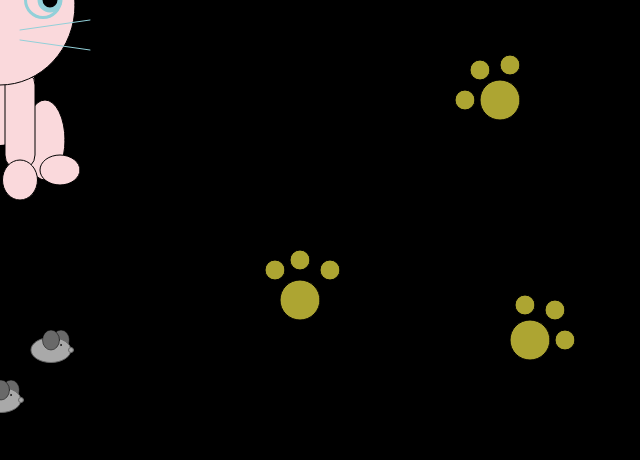
Frame 1 (no input)
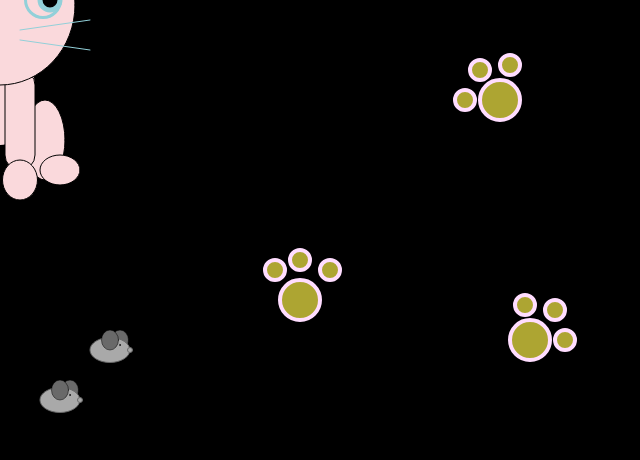
Frame 60 (no input)
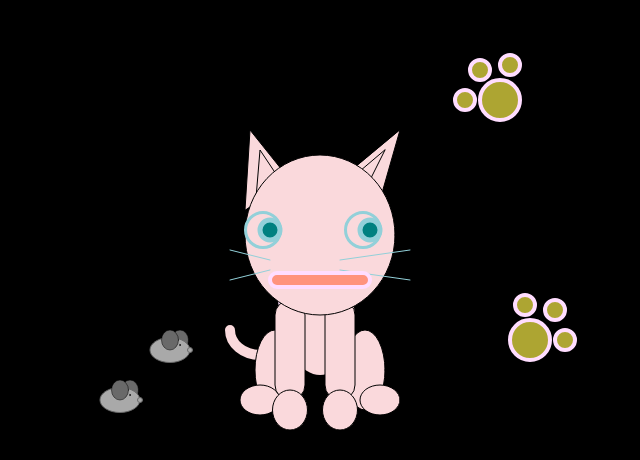
Frame 120 (the mouse pressed at the canvas centre since frame 60)

The p5.js sketch that drew these frames (run headless with seeded random() and noise() and a simulated clock; from frame 60 on, the mouse is pressed at the canvas centre):

// p5.js sketch
// ── sketch.js
/*
    Self Portrait
    v 3
    by nanae
    mmp 210 exple week4
    interactive
*/
var r = 255, g = 255, b = 255; // initialize rgb globally
function setup() {
	createCanvas(640, 460);
}

function draw() {
	background(0);
    
    var faceColor = color(250, 217, 220);
    var outline = color(146, 208, 217);
    var eyeball = color(255, 185, 255, 127);
    var karashi = color(173,165,50);
    var sw = 5;
    var ey = mouseY; //230
    var es = 20;
    var ex = mouseX;//150
    var ex2=35;
    var ew = 150;
    var hx = 145;
    var hy = 155;
    var hy2 = 220;
    var fx = 300;
    var fy = 270;
    var fxl = 500;
    var fyl = 100;
    var fxb = 530;
    var fyb = 340;
    var rx = 140;
    var ry = 265;
    var rw = 30;
    var rh = 30;
    var rs = 0;
    var s = 200; // size
	var o = 50; // offset
    var mx = frameCount;//50;
    var my= 400;
    
    // footsteps
     fill(karashi);
    ellipse(fx,fy+30,es*2); //footsteps right
    ellipse(fx-25,fy,es);
    ellipse(fx,fy-10,es);
    ellipse(fx+30,fy,es);
    
    ellipse(fxl,fyl,es*2); //footsteps left
    ellipse(fxl-35,fyl,es);
    ellipse(fxl-20,fyl-30,es);
    ellipse(fxl+10,fyl-35,es);
    
    ellipse(fxb,fyb,es*2); //footsteps bottom
    ellipse(fxb+35,fyb,es);
    ellipse(fxb-5,fyb-35,es);
    ellipse(fxb+25,fyb-30,es);
    
    //mouse
    fill('#696969');
    stroke('black');
    strokeWeight(0.5);
    ellipse(mx+10, my-10, 17, 20);//mouse ear behind
     fill('#A9A9A9');
    stroke('#696969');
    strokeWeight(1);
    ellipse(mx, my, 40, 25);// body
    ellipse(mx+20, my, 5, 5);// nose
    
    fill('#696969');
    stroke('black');
    strokeWeight(0.5);
    ellipse(mx, my-10, 17, 20);//ear front
    ellipse(mx+10, my-5, 1, 2);//eye
    
    //mouse 2
    fill('#696969');
    stroke('black');
    strokeWeight(0.5);
    ellipse(mx+60, my-60, 17, 20);//mouse ear behind
     fill('#A9A9A9');
    stroke('#696969');
    strokeWeight(1);
    ellipse(mx+50, my-50, 40, 25);// body
    ellipse(mx+70, my-50, 5, 5);// nose
    
    fill('#696969');
    stroke('black');
    strokeWeight(0.5);
    ellipse(mx+50, my-60, 17, 20);//ear front
    ellipse(mx+60, my-55, 1, 2);//eye
    
    //body
    fill(faceColor); // half transparent
    noStroke();
    //rect(ex+90,ey-10, 70,10,10);//tale
    ellipse(ex, ey+90, ew-80,ew-40); // body front
    
    noFill();
    stroke(faceColor);
    strokeWeight(sw+5);
    arc(ex-60,ey+100,ew-90,ew-100,0,PI);
    
    //legs
    fill(faceColor); // half transparent
    stroke('black');
    strokeWeight(sw-4);
    ellipse(ex-45,ey+140,ew-110,ew-70);
    ellipse(ex+45,ey+140,ew-110,ew-70);
    ellipse(ex-60,ey+170,ew-110,ew-120);
    ellipse(ex+60,ey+170,ew-110,ew-120);
    
    
    //hands
    rectMode(CENTER);
    fill(faceColor); // half transparent
    stroke('black');
    strokeWeight(sw-4);
    //noStroke();
    
    rect(ex-30,ey+120, 30,100,20);//hands
    rect(ex+20,ey+120, 30,100,20);
    ellipse(ex-30,ey+180,35,40);
    ellipse(ex+20,ey+180,35,40);
    triangle(ex-75, ey-20, ex-70, ey-100, ex-30, ey-50);//right ear
    triangle(ex-65, ey-20, ex-60, ey-80, ex-40, ey-50);//right ear
    triangle(ex+20, ey-50, ex+60, ey-30, ex+80, ey-100);//left ear
    triangle(ex+30, ey-50, ex+40, ey-30, ex+65, ey-80);//left ear
    ellipse(ex, ey+5, ew,ew+10); // face
    
    //eyes
   	var r = 0; // red;
	var g = map(mouseX, 0, width, 0, 255); // green
	var b = map(mouseY, 0, height, 0, 255); // blue
	fill(r, g, b);
    stroke(outline);
    strokeWeight(sw);
	ellipse(ex-50, ey, es); // right eye
	ellipse(ex+50, ey, es); // left eye
    
   noFill();
	stroke(outline); 
    strokeWeight(sw-2);
    ellipse(ex-57, ey, ex2); // right eye
	ellipse(ex+43, ey, ex2); // left eye

	//noFill();
	//stroke(outline); 
	//strokeWeight(sw);
	//rect(rx, ry-5, rw-10, rh-20, rs+10); // mouth	
    //arc(rx+15, ry, rw, rh, rs, PI);
    //arc(rx-15, ry, rw, rh, rs, PI);
    //arc(rx+3, ry+14, rw-8, rh-10, rs, PI);
    
   //stroke(karashi);
    //line(hx-45,hy+23,hx-45,hy2-1); //hair bangs
    //line(hx-35,hy+15,hx-45,hy2); 
   // line(hx-20,hy+5,hx-20,hy2-5);
   // line(hx-5,hy,hx-20,hy2-5);
    //line(hx,hy,hx,hy2);
   // line(hx+15,hy+5,hx,hy2);
    //line(hx+25,hy+5,hx+40,hy2-5);
    //line(hx+45,hy+7,hx+40,hy2-5);
    
    strokeWeight(sw-4)
    line(ex+20,ey+30,ex+90,ey+20);//mustache left
    line(ex+20,ey+40,ex+90,ey+50);//mustache left
    line(ex-50,ey+30,ex-90,ey+20);// mustache right
    line(ex-50,ey+40,ex-90,ey+50);// mustache right
    
   
    fill('#FF937D');
	stroke("#ffddff");
	strokeWeight(4);
	var mouthSize = map(mouseX, 0, ey, 0, 10); // move mouth with mouse x
	mouthSize = max(0, mouthSize); // prevents negative value error
    
	rect(ex, ey+50, s/2, mouthSize, 10); // mouth	
    
    
}


// ── style.css
body{
  font-family: 'Amatic SC', cursive;
  margin: 0;
  padding: 0;
  background-color: lightblue;
  color: navy;
}
h1{
    font-size: 5em;
    border-style: solid;
    box-shadow: 5px 10px #888888;
    text-align: center;
}

#container{
  padding: 100px 100;
  width: 500px;
  margin: 0 auto;
}

.link{
  list-style: none;
  color:hotpink;
  font-size: 2em;
}

.link a{
  color: olive;
}

a {  
  color: chocolate;
  transition: color 500ms;
}

a:hover{
  color: white;
}

p {
    font-size: 2em;
}
